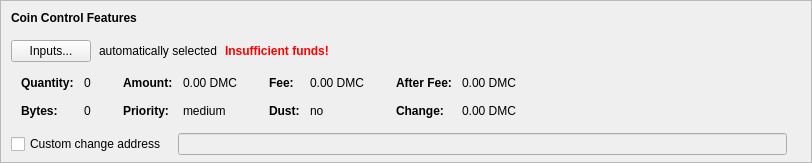
    <widget class="QFrame" name="frameCoinControl">
     <property name="sizePolicy">
      <sizepolicy hsizetype="Expanding" vsizetype="Expanding">
       <horstretch>0</horstretch>
       <verstretch>0</verstretch>
      </sizepolicy>
     </property>
     <property name="maximumSize">
      <size>
       <width>16777215</width>
       <height>16777215</height>
      </size>
     </property>
     <property name="frameShape">
      <enum>QFrame::StyledPanel</enum>
     </property>
     <property name="frameShadow">
      <enum>QFrame::Sunken</enum>
     </property>
     <layout class="QVBoxLayout" name="verticalLayoutCoinControl2">
      <property name="spacing">
       <number>0</number>
      </property>
      <property name="leftMargin">
       <number>0</number>
      </property>
      <property name="topMargin">
       <number>0</number>
      </property>
      <property name="rightMargin">
       <number>0</number>
      </property>
      <property name="bottomMargin">
       <number>6</number>
      </property>
      <item>
       <layout class="QVBoxLayout" name="verticalLayoutCoinControl" stretch="0,0,0,0,1">
        <property name="spacing">
         <number>0</number>
        </property>
        <property name="leftMargin">
         <number>10</number>
        </property>
        <property name="topMargin">
         <number>10</number>
        </property>
        <item>
         <layout class="QHBoxLayout" name="horizontalLayoutCoinControl1">
          <property name="bottomMargin">
           <number>15</number>
          </property>
          <item>
           <widget class="QLabel" name="labelCoinControlFeatures">
            <property name="sizePolicy">
             <sizepolicy hsizetype="Preferred" vsizetype="Maximum">
              <horstretch>0</horstretch>
              <verstretch>0</verstretch>
             </sizepolicy>
            </property>
            <property name="font">
             <font>
              <weight>75</weight>
              <bold>true</bold>
             </font>
            </property>
            <property name="styleSheet">
             <string notr="true">font-weight:bold;</string>
            </property>
            <property name="text">
             <string>Coin Control Features</string>
            </property>
           </widget>
          </item>
         </layout>
        </item>
        <item>
         <layout class="QHBoxLayout" name="horizontalLayoutCoinControl2" stretch="0,0,0,0">
          <property name="spacing">
           <number>8</number>
          </property>
          <property name="bottomMargin">
           <number>10</number>
          </property>
          <item>
           <widget class="QPushButton" name="pushButtonCoinControl">
            <property name="styleSheet">
             <string notr="true"/>
            </property>
            <property name="text">
             <string>Inputs...</string>
            </property>
            <property name="autoDefault">
             <bool>false</bool>
            </property>
           </widget>
          </item>
          <item>
           <widget class="QLabel" name="labelCoinControlAutomaticallySelected">
            <property name="text">
             <string>automatically selected</string>
            </property>
            <property name="margin">
             <number>5</number>
            </property>
           </widget>
          </item>
          <item>
           <widget class="QLabel" name="labelCoinControlInsuffFunds">
            <property name="font">
             <font>
              <weight>75</weight>
              <bold>true</bold>
             </font>
            </property>
            <property name="styleSheet">
             <string notr="true">color:red;font-weight:bold;</string>
            </property>
            <property name="text">
             <string>Insufficient funds!</string>
            </property>
            <property name="margin">
             <number>5</number>
            </property>
           </widget>
          </item>
          <item>
           <spacer name="horizontalSpacerCoinControl">
            <property name="orientation">
             <enum>Qt::Horizontal</enum>
            </property>
            <property name="sizeHint" stdset="0">
             <size>
              <width>40</width>
              <height>1</height>
             </size>
            </property>
           </spacer>
          </item>
         </layout>
        </item>
        <item>
         <widget class="QWidget" name="widgetCoinControl" native="true">
          <property name="sizePolicy">
           <sizepolicy hsizetype="Preferred" vsizetype="Preferred">
            <horstretch>0</horstretch>
            <verstretch>0</verstretch>
           </sizepolicy>
          </property>
          <property name="minimumSize">
           <size>
            <width>0</width>
            <height>0</height>
           </size>
          </property>
          <property name="styleSheet">
           <string notr="true"/>
          </property>
          <layout class="QHBoxLayout" name="horizontalLayoutCoinControl5">
           <property name="leftMargin">
            <number>0</number>
           </property>
           <property name="topMargin">
            <number>0</number>
           </property>
           <property name="rightMargin">
            <number>0</number>
           </property>
           <property name="bottomMargin">
            <number>0</number>
           </property>
           <item>
            <layout class="QHBoxLayout" name="horizontalLayoutCoinControl3" stretch="0,0,0,1">
             <property name="spacing">
              <number>20</number>
             </property>
             <property name="topMargin">
              <number>0</number>
             </property>
             <property name="bottomMargin">
              <number>10</number>
             </property>
             <item>
              <layout class="QFormLayout" name="formLayoutCoinControl1">
               <property name="horizontalSpacing">
                <number>10</number>
               </property>
               <property name="verticalSpacing">
                <number>14</number>
               </property>
               <property name="leftMargin">
                <number>10</number>
               </property>
               <property name="topMargin">
                <number>4</number>
               </property>
               <property name="rightMargin">
                <number>6</number>
               </property>
               <item row="0" column="0">
                <widget class="QLabel" name="labelCoinControlQuantityText">
                 <property name="font">
                  <font>
                   <weight>75</weight>
                   <bold>true</bold>
                  </font>
                 </property>
                 <property name="text">
                  <string>Quantity:</string>
                 </property>
                 <property name="margin">
                  <number>0</number>
                 </property>
                </widget>
               </item>
               <item row="0" column="1">
                <widget class="QLabel" name="labelCoinControlQuantity">
                 <property name="cursor">
                  <cursorShape>IBeamCursor</cursorShape>
                 </property>
                 <property name="contextMenuPolicy">
                  <enum>Qt::ActionsContextMenu</enum>
                 </property>
                 <property name="text">
                  <string notr="true">0</string>
                 </property>
                 <property name="margin">
                  <number>0</number>
                 </property>
                 <property name="textInteractionFlags">
                  <set>Qt::LinksAccessibleByMouse|Qt::TextSelectableByKeyboard|Qt::TextSelectableByMouse</set>
                 </property>
                </widget>
               </item>
               <item row="1" column="0">
                <widget class="QLabel" name="labelCoinControlBytesText">
                 <property name="font">
                  <font>
                   <weight>75</weight>
                   <bold>true</bold>
                  </font>
                 </property>
                 <property name="text">
                  <string>Bytes:</string>
                 </property>
                </widget>
               </item>
               <item row="1" column="1">
                <widget class="QLabel" name="labelCoinControlBytes">
                 <property name="cursor">
                  <cursorShape>IBeamCursor</cursorShape>
                 </property>
                 <property name="contextMenuPolicy">
                  <enum>Qt::ActionsContextMenu</enum>
                 </property>
                 <property name="text">
                  <string notr="true">0</string>
                 </property>
                 <property name="textInteractionFlags">
                  <set>Qt::LinksAccessibleByMouse|Qt::TextSelectableByKeyboard|Qt::TextSelectableByMouse</set>
                 </property>
                </widget>
               </item>
              </layout>
             </item>
             <item>
              <layout class="QFormLayout" name="formLayoutCoinControl2">
               <property name="horizontalSpacing">
                <number>10</number>
               </property>
               <property name="verticalSpacing">
                <number>14</number>
               </property>
               <property name="leftMargin">
                <number>6</number>
               </property>
               <property name="topMargin">
                <number>4</number>
               </property>
               <property name="rightMargin">
                <number>6</number>
               </property>
               <item row="0" column="0">
                <widget class="QLabel" name="labelCoinControlAmountText">
                 <property name="font">
                  <font>
                   <weight>75</weight>
                   <bold>true</bold>
                  </font>
                 </property>
                 <property name="text">
                  <string>Amount:</string>
                 </property>
                 <property name="margin">
                  <number>0</number>
                 </property>
                </widget>
               </item>
               <item row="0" column="1">
                <widget class="QLabel" name="labelCoinControlAmount">
                 <property name="cursor">
                  <cursorShape>IBeamCursor</cursorShape>
                 </property>
                 <property name="contextMenuPolicy">
                  <enum>Qt::ActionsContextMenu</enum>
                 </property>
                 <property name="text">
                  <string notr="true">0.00 DMC</string>
                 </property>
                 <property name="textInteractionFlags">
                  <set>Qt::LinksAccessibleByMouse|Qt::TextSelectableByKeyboard|Qt::TextSelectableByMouse</set>
                 </property>
                </widget>
               </item>
               <item row="1" column="0">
                <widget class="QLabel" name="labelCoinControlPriorityText">
                 <property name="font">
                  <font>
                   <weight>75</weight>
                   <bold>true</bold>
                  </font>
                 </property>
                 <property name="text">
                  <string>Priority:</string>
                 </property>
                </widget>
               </item>
               <item row="1" column="1">
                <widget class="QLabel" name="labelCoinControlPriority">
                 <property name="cursor">
                  <cursorShape>IBeamCursor</cursorShape>
                 </property>
                 <property name="contextMenuPolicy">
                  <enum>Qt::ActionsContextMenu</enum>
                 </property>
                 <property name="text">
                  <string notr="true">medium</string>
                 </property>
                 <property name="textInteractionFlags">
                  <set>Qt::LinksAccessibleByMouse|Qt::TextSelectableByKeyboard|Qt::TextSelectableByMouse</set>
                 </property>
                </widget>
               </item>
              </layout>
             </item>
             <item>
              <layout class="QFormLayout" name="formLayoutCoinControl3">
               <property name="horizontalSpacing">
                <number>10</number>
               </property>
               <property name="verticalSpacing">
                <number>14</number>
               </property>
               <property name="leftMargin">
                <number>6</number>
               </property>
               <property name="topMargin">
                <number>4</number>
               </property>
               <property name="rightMargin">
                <number>6</number>
               </property>
               <item row="0" column="0">
                <widget class="QLabel" name="labelCoinControlFeeText">
                 <property name="font">
                  <font>
                   <weight>75</weight>
                   <bold>true</bold>
                  </font>
                 </property>
                 <property name="text">
                  <string>Fee:</string>
                 </property>
                 <property name="margin">
                  <number>0</number>
                 </property>
                </widget>
               </item>
               <item row="0" column="1">
                <widget class="QLabel" name="labelCoinControlFee">
                 <property name="cursor">
                  <cursorShape>IBeamCursor</cursorShape>
                 </property>
                 <property name="contextMenuPolicy">
                  <enum>Qt::ActionsContextMenu</enum>
                 </property>
                 <property name="text">
                  <string notr="true">0.00 DMC</string>
                 </property>
                 <property name="textInteractionFlags">
                  <set>Qt::LinksAccessibleByMouse|Qt::TextSelectableByKeyboard|Qt::TextSelectableByMouse</set>
                 </property>
                </widget>
               </item>
               <item row="1" column="0">
                <widget class="QLabel" name="labelCoinControlLowOutputText">
                 <property name="font">
                  <font>
                   <weight>75</weight>
                   <bold>true</bold>
                  </font>
                 </property>
                 <property name="text">
                  <string>Dust:</string>
                 </property>
                </widget>
               </item>
               <item row="1" column="1">
                <widget class="QLabel" name="labelCoinControlLowOutput">
                 <property name="cursor">
                  <cursorShape>IBeamCursor</cursorShape>
                 </property>
                 <property name="contextMenuPolicy">
                  <enum>Qt::ActionsContextMenu</enum>
                 </property>
                 <property name="text">
                  <string notr="true">no</string>
                 </property>
                 <property name="textInteractionFlags">
                  <set>Qt::LinksAccessibleByMouse|Qt::TextSelectableByKeyboard|Qt::TextSelectableByMouse</set>
                 </property>
                </widget>
               </item>
              </layout>
             </item>
             <item>
              <layout class="QFormLayout" name="formLayoutCoinControl4">
               <property name="horizontalSpacing">
                <number>10</number>
               </property>
               <property name="verticalSpacing">
                <number>14</number>
               </property>
               <property name="leftMargin">
                <number>6</number>
               </property>
               <property name="topMargin">
                <number>4</number>
               </property>
               <property name="rightMargin">
                <number>6</number>
               </property>
               <item row="0" column="0">
                <widget class="QLabel" name="labelCoinControlAfterFeeText">
                 <property name="font">
                  <font>
                   <weight>75</weight>
                   <bold>true</bold>
                  </font>
                 </property>
                 <property name="text">
                  <string>After Fee:</string>
                 </property>
                 <property name="margin">
                  <number>0</number>
                 </property>
                </widget>
               </item>
               <item row="0" column="1">
                <widget class="QLabel" name="labelCoinControlAfterFee">
                 <property name="cursor">
                  <cursorShape>IBeamCursor</cursorShape>
                 </property>
                 <property name="contextMenuPolicy">
                  <enum>Qt::ActionsContextMenu</enum>
                 </property>
                 <property name="text">
                  <string notr="true">0.00 DMC</string>
                 </property>
                 <property name="textInteractionFlags">
                  <set>Qt::LinksAccessibleByMouse|Qt::TextSelectableByKeyboard|Qt::TextSelectableByMouse</set>
                 </property>
                </widget>
               </item>
               <item row="1" column="0">
                <widget class="QLabel" name="labelCoinControlChangeText">
                 <property name="font">
                  <font>
                   <weight>75</weight>
                   <bold>true</bold>
                  </font>
                 </property>
                 <property name="text">
                  <string>Change:</string>
                 </property>
                </widget>
               </item>
               <item row="1" column="1">
                <widget class="QLabel" name="labelCoinControlChange">
                 <property name="cursor">
                  <cursorShape>IBeamCursor</cursorShape>
                 </property>
                 <property name="contextMenuPolicy">
                  <enum>Qt::ActionsContextMenu</enum>
                 </property>
                 <property name="text">
                  <string notr="true">0.00 DMC</string>
                 </property>
                 <property name="textInteractionFlags">
                  <set>Qt::LinksAccessibleByMouse|Qt::TextSelectableByKeyboard|Qt::TextSelectableByMouse</set>
                 </property>
                </widget>
               </item>
              </layout>
             </item>
            </layout>
           </item>
          </layout>
         </widget>
        </item>
        <item>
         <layout class="QHBoxLayout" name="horizontalLayoutCoinControl4" stretch="0,0,0">
          <property name="spacing">
           <number>12</number>
          </property>
          <property name="sizeConstraint">
           <enum>QLayout::SetDefaultConstraint</enum>
          </property>
          <property name="topMargin">
           <number>5</number>
          </property>
          <property name="rightMargin">
           <number>5</number>
          </property>
          <item>
           <widget class="QCheckBox" name="checkBoxCoinControlChange">
            <property name="toolTip">
             <string>If this is activated, but the change address is empty or invalid, change will be sent to a newly generated address.</string>
            </property>
            <property name="text">
             <string>Custom change address</string>
            </property>
           </widget>
          </item>
          <item>
           <widget class="QValidatedLineEdit" name="lineEditCoinControlChange">
            <property name="enabled">
             <bool>false</bool>
            </property>
            <property name="sizePolicy">
             <sizepolicy hsizetype="Expanding" vsizetype="Fixed">
              <horstretch>0</horstretch>
              <verstretch>0</verstretch>
             </sizepolicy>
            </property>
           </widget>
          </item>
          <item>
           <widget class="QLabel" name="labelCoinControlChangeLabel">
            <property name="sizePolicy">
             <sizepolicy hsizetype="Preferred" vsizetype="Expanding">
              <horstretch>0</horstretch>
              <verstretch>0</verstretch>
             </sizepolicy>
            </property>
            <property name="minimumSize">
             <size>
              <width>0</width>
              <height>0</height>
             </size>
            </property>
            <property name="text">
             <string/>
            </property>
            <property name="margin">
             <number>3</number>
            </property>
           </widget>
          </item>
         </layout>
        </item>
        <item>
         <spacer name="verticalSpacerCoinControl">
          <property name="orientation">
           <enum>Qt::Vertical</enum>
          </property>
          <property name="sizeHint" stdset="0">
           <size>
            <width>800</width>
            <height>1</height>
           </size>
          </property>
         </spacer>
        </item>
       </layout>
      </item>
     </layout>
    </widget>
